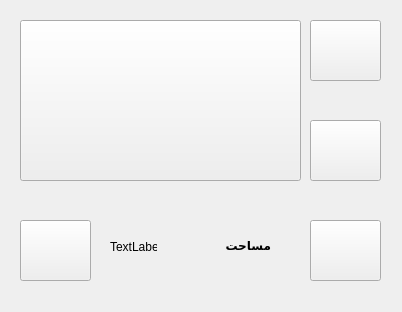
<?xml version="1.0" encoding="UTF-8"?>
<ui version="4.0">
 <class>GandomFarm</class>
 <widget class="QWidget" name="GandomFarm">
  <property name="geometry">
   <rect>
    <x>0</x>
    <y>0</y>
    <width>402</width>
    <height>312</height>
   </rect>
  </property>
  <property name="windowTitle">
   <string>Form</string>
  </property>
  <property name="styleSheet">
   <string notr="true">background-image: url(:/new/prefix1/Icons/gandombackground.jpg);</string>
  </property>
  <widget class="QPushButton" name="pushButton">
   <property name="geometry">
    <rect>
     <x>20</x>
     <y>20</y>
     <width>281</width>
     <height>161</height>
    </rect>
   </property>
   <property name="styleSheet">
    <string notr="true">
background-image: url(:/new/prefix1/Icons/whaewt farm2.jpg);</string>
   </property>
   <property name="text">
    <string/>
   </property>
   <property name="icon">
    <iconset>
     <normaloff>Icons/wheatfarm.jpg</normaloff>Icons/wheatfarm.jpg</iconset>
   </property>
   <property name="iconSize">
    <size>
     <width>400</width>
     <height>333</height>
    </size>
   </property>
  </widget>
  <widget class="QPushButton" name="plantingpbt">
   <property name="geometry">
    <rect>
     <x>310</x>
     <y>120</y>
     <width>71</width>
     <height>61</height>
    </rect>
   </property>
   <property name="toolTip">
    <string>&lt;html&gt;&lt;head/&gt;&lt;body&gt;&lt;p align=&quot;center&quot;&gt;&lt;span style=&quot; font-weight:600;&quot;&gt;کاشتن&lt;/span&gt;&lt;/p&gt;&lt;/body&gt;&lt;/html&gt;</string>
   </property>
   <property name="text">
    <string/>
   </property>
   <property name="icon">
    <iconset resource="resource.qrc">
     <normaloff>:/new/prefix1/Icons/icons8-tree-planting-64.png</normaloff>:/new/prefix1/Icons/icons8-tree-planting-64.png</iconset>
   </property>
   <property name="iconSize">
    <size>
     <width>200</width>
     <height>200</height>
    </size>
   </property>
  </widget>
  <widget class="QPushButton" name="upgradepbt">
   <property name="geometry">
    <rect>
     <x>310</x>
     <y>20</y>
     <width>71</width>
     <height>61</height>
    </rect>
   </property>
   <property name="toolTip">
    <string>&lt;html&gt;&lt;head/&gt;&lt;body&gt;&lt;p align=&quot;center&quot;&gt;&lt;span style=&quot; font-weight:600;&quot;&gt;ارتقا&lt;/span&gt;&lt;/p&gt;&lt;/body&gt;&lt;/html&gt;</string>
   </property>
   <property name="text">
    <string/>
   </property>
   <property name="icon">
    <iconset resource="resource.qrc">
     <normaloff>:/new/prefix1/Icons/icons8-upgrade-64.png</normaloff>:/new/prefix1/Icons/icons8-upgrade-64.png</iconset>
   </property>
   <property name="iconSize">
    <size>
     <width>200</width>
     <height>200</height>
    </size>
   </property>
  </widget>
  <widget class="QLabel" name="label">
   <property name="geometry">
    <rect>
     <x>210</x>
     <y>230</y>
     <width>61</width>
     <height>31</height>
    </rect>
   </property>
   <property name="font">
    <font>
     <weight>75</weight>
     <bold>true</bold>
    </font>
   </property>
   <property name="text">
    <string>مساحت</string>
   </property>
  </widget>
  <widget class="QPushButton" name="derokardanpbt">
   <property name="geometry">
    <rect>
     <x>310</x>
     <y>220</y>
     <width>71</width>
     <height>61</height>
    </rect>
   </property>
   <property name="toolTip">
    <string>&lt;html&gt;&lt;head/&gt;&lt;body&gt;&lt;p align=&quot;center&quot;&gt;&lt;span style=&quot; font-weight:600;&quot;&gt;درو کردن&lt;/span&gt;&lt;/p&gt;&lt;/body&gt;&lt;/html&gt;</string>
   </property>
   <property name="text">
    <string/>
   </property>
   <property name="icon">
    <iconset resource="resource.qrc">
     <normaloff>:/new/prefix1/Icons/icons8-sickle-40.png</normaloff>:/new/prefix1/Icons/icons8-sickle-40.png</iconset>
   </property>
   <property name="iconSize">
    <size>
     <width>200</width>
     <height>200</height>
    </size>
   </property>
  </widget>
  <widget class="QPushButton" name="Back">
   <property name="geometry">
    <rect>
     <x>20</x>
     <y>220</y>
     <width>71</width>
     <height>61</height>
    </rect>
   </property>
   <property name="toolTip">
    <string>&lt;html&gt;&lt;head/&gt;&lt;body&gt;&lt;p align=&quot;center&quot;&gt;&lt;span style=&quot; font-weight:600;&quot;&gt;بازگشت&lt;/span&gt;&lt;/p&gt;&lt;/body&gt;&lt;/html&gt;</string>
   </property>
   <property name="text">
    <string/>
   </property>
   <property name="icon">
    <iconset resource="resource.qrc">
     <normaloff>:/new/prefix1/Icons/icons8-back-arrow-64.png</normaloff>:/new/prefix1/Icons/icons8-back-arrow-64.png</iconset>
   </property>
   <property name="iconSize">
    <size>
     <width>100</width>
     <height>100</height>
    </size>
   </property>
  </widget>
  <widget class="QLabel" name="label_2">
   <property name="geometry">
    <rect>
     <x>110</x>
     <y>240</y>
     <width>47</width>
     <height>13</height>
    </rect>
   </property>
   <property name="text">
    <string>TextLabel</string>
   </property>
  </widget>
 </widget>
 <resources>
  <include location="resource.qrc"/>
 </resources>
 <connections/>
</ui>
